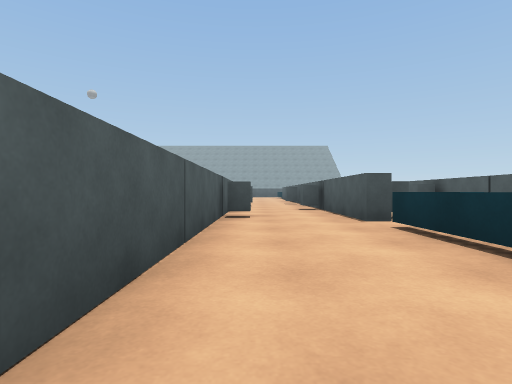
view 1 (above)

24 first-person views from a walk through a scene from a Unity 3-D project. The camera is 0.47 m above the floor, looks level and sees 80° across. The floor is counted in squares, 1 m on a side. Each view is taken from the middle of a square. On the plan, view 1 faces up. The plan holds only what a view shows up to about 9 squares ahead; the rest is blank. The place goes on beyond the plan. The player is left out. Surface patterns are stand-ins for the level's own textures.

view 2
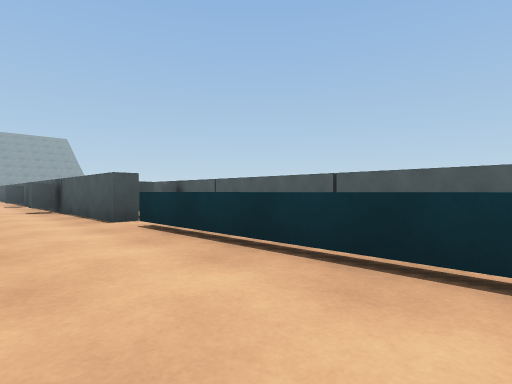

view 3
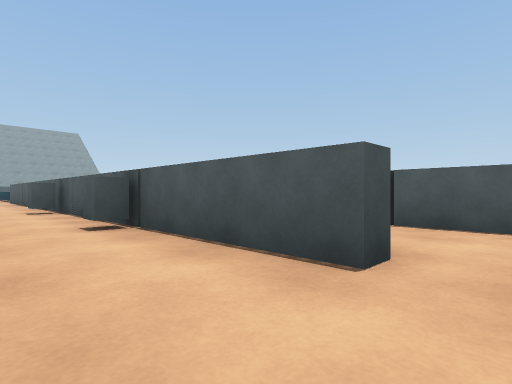

view 4
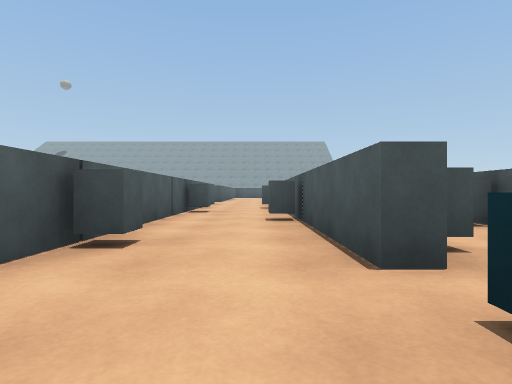

view 5
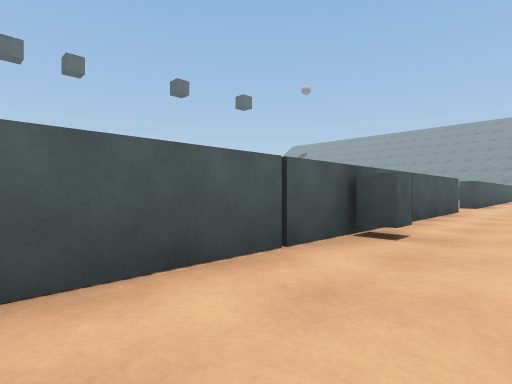

view 6
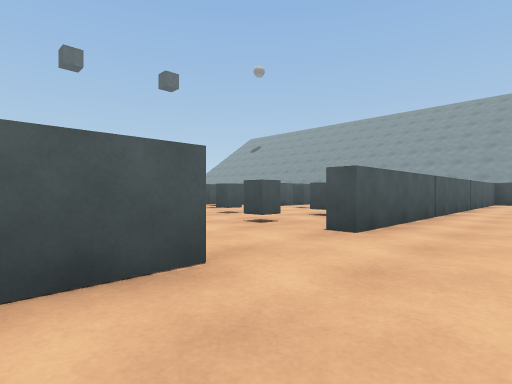

view 7
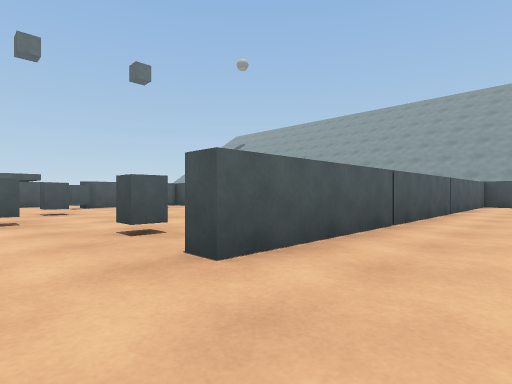

view 8
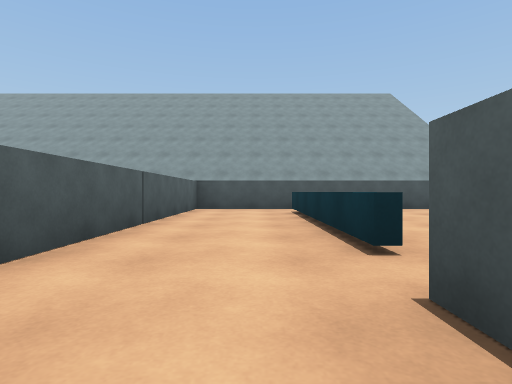

view 9
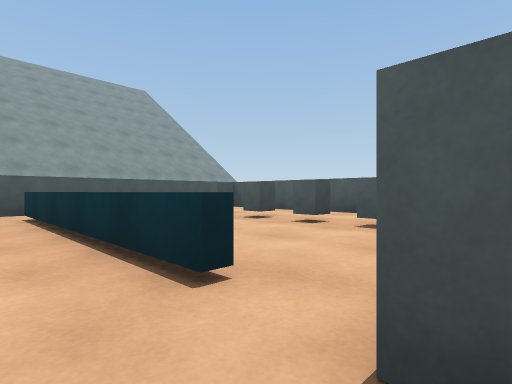

view 10
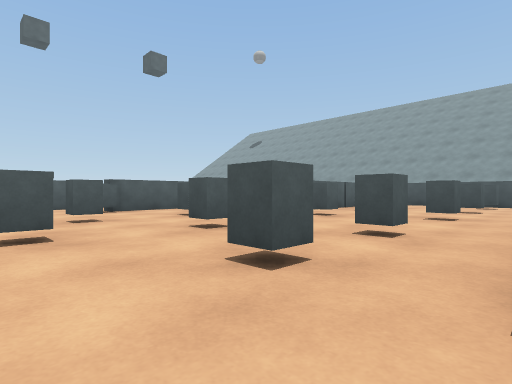

view 11
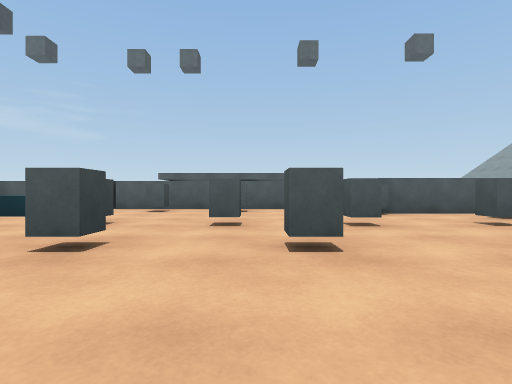

view 12
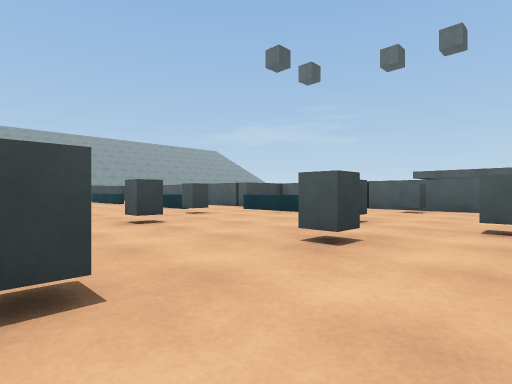

view 13
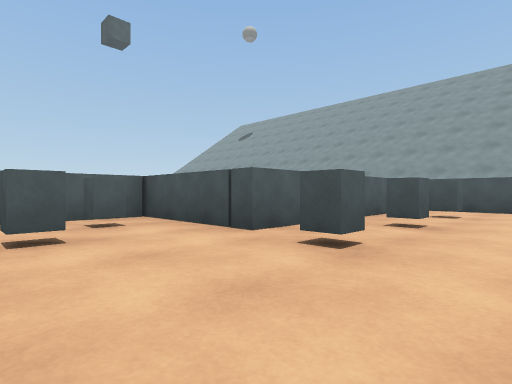

view 14
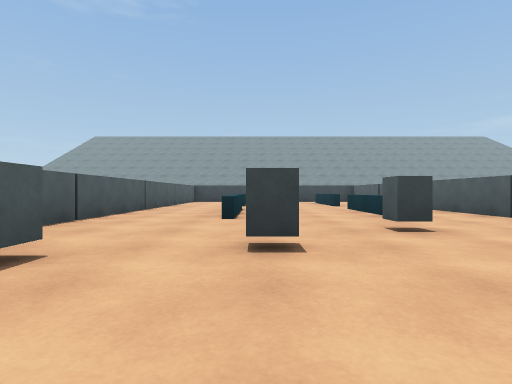

view 15
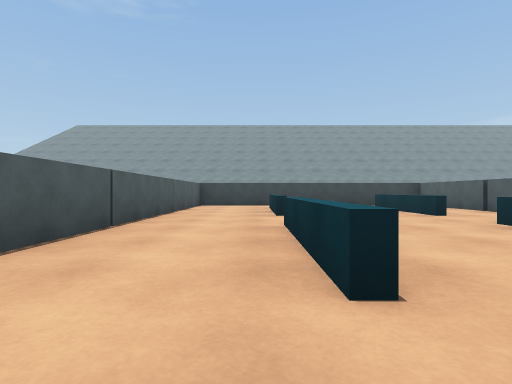

view 16
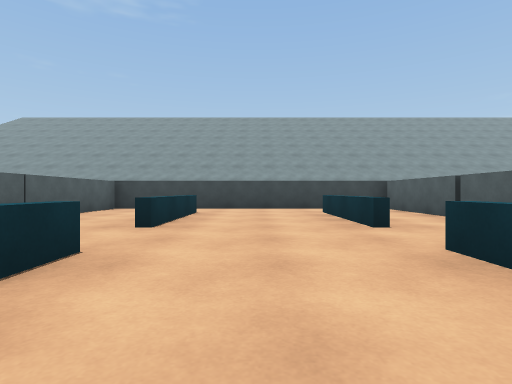

view 17
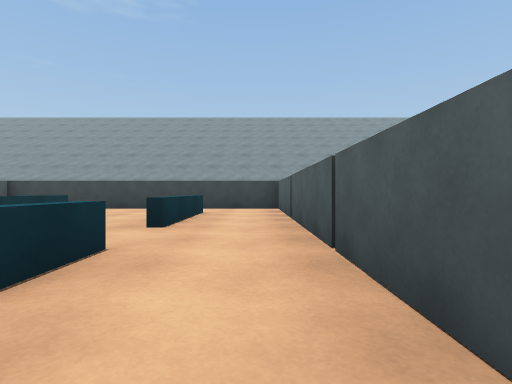

view 18
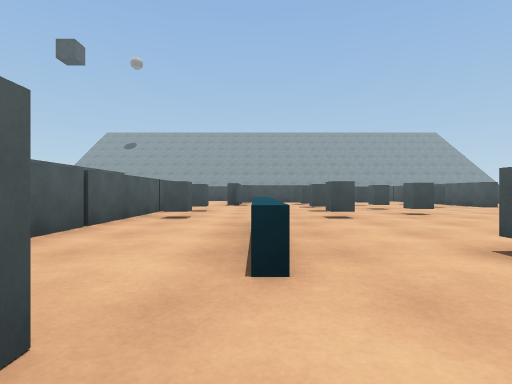

view 19
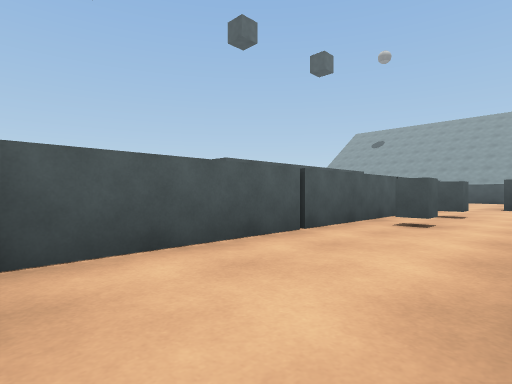

view 20
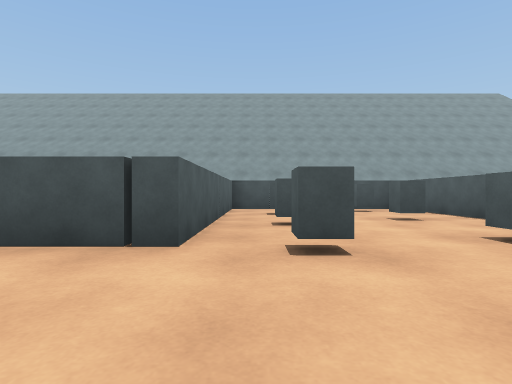

view 21
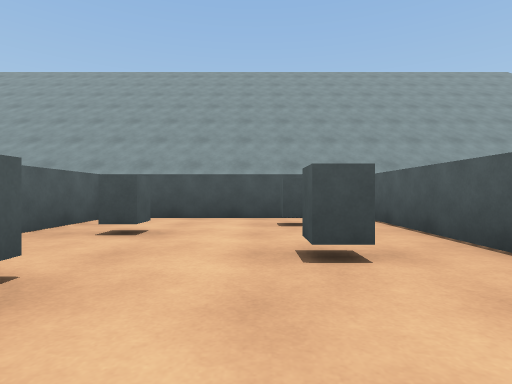

view 22
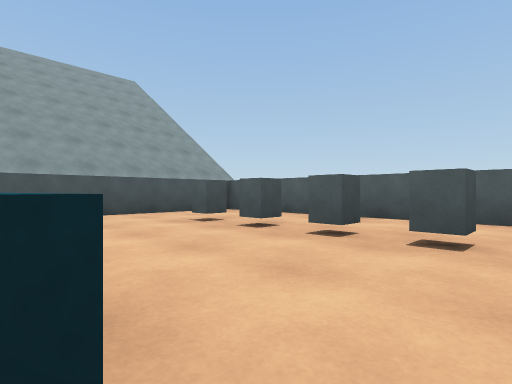

view 23
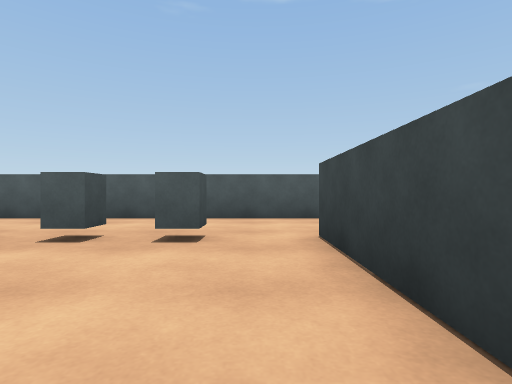

view 24
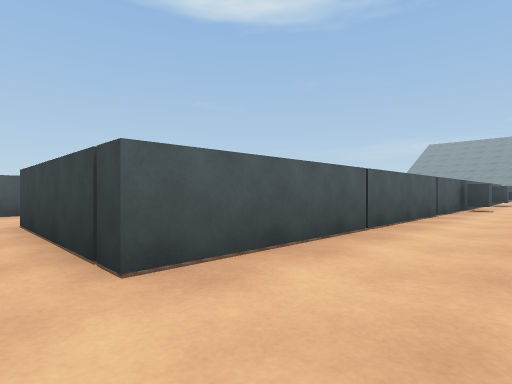

### Floor plan
Ten units are one square. View 1 is at (0, 0); x grows to the right and y downward. Boxes are objects, and circles mark ways between rooms. Rooms are numbered by the first view taken in them; rooms with no view inside come last. Other rooms are left out.
<svg viewBox="-108 -280 188 291">
<path fill="none" stroke="#000" d="M-6 -152 -6 -7M22 -48 18 -48 18 -203M18 -212 18 -264M18 -1 18 -41M43 -4 43 -65M16 -275 -6 -275 -6 -173 -11 -173M-86 -90 -86 6 -11 6 -11 -99M-103 -182 -103 -90M-11 -242 -11 -270M-12 -275 -57 -275 -57 -216 -86 -216 -86 -186M-78 -116 -78 -96M-34 -88 -34 -56M-66 -85 -66 -55M-36 -55 -36 -88M-68 -55 -68 -66M-66 -40 -66 -9M-34 -40 -34 -12M-68 -10 -68 -40M-36 -9 -36 -40M75 -199 75 -275 16 -275M18 -203 53 -203"/>
<rect x="-5" y="-65" width="10" height="10" fill="#bbb"><title>block</title></rect>
<rect x="-5" y="-105" width="10" height="10" fill="#bbb"><title>block</title></rect>
<rect x="5" y="-85" width="10" height="10" fill="#bbb"><title>block</title></rect>
<rect x="5" y="-125" width="10" height="10" fill="#bbb"><title>block</title></rect>
<rect x="15" y="-65" width="20" height="20" fill="#bbb"><title>block</title></rect>
<rect x="-95" y="-145" width="10" height="20" fill="#bbb"><title>block</title></rect>
<rect x="-95" y="-165" width="10" height="10" fill="#bbb"><title>block</title></rect>
<rect x="-85" y="-195" width="10" height="10" fill="#bbb"><title>block</title></rect>
<rect x="-75" y="-215" width="10" height="10" fill="#bbb"><title>block</title></rect>
<rect x="-65" y="-105" width="10" height="10" fill="#bbb"><title>block</title></rect>
<rect x="-65" y="-145" width="10" height="10" fill="#bbb"><title>block</title></rect>
<rect x="-65" y="-165" width="10" height="10" fill="#bbb"><title>block</title></rect>
<rect x="-65" y="-185" width="10" height="10" fill="#bbb"><title>block</title></rect>
<rect x="-65" y="-205" width="10" height="10" fill="#bbb"><title>block</title></rect>
<rect x="-55" y="-145" width="10" height="10" fill="#bbb"><title>block</title></rect>
<rect x="-55" y="-175" width="10" height="10" fill="#bbb"><title>block</title></rect>
<rect x="-45" y="-115" width="10" height="10" fill="#bbb"><title>block</title></rect>
<rect x="-45" y="-195" width="10" height="10" fill="#bbb"><title>block</title></rect>
<rect x="-45" y="-215" width="10" height="10" fill="#bbb"><title>block</title></rect>
<rect x="-45" y="-235" width="10" height="10" fill="#bbb"><title>block</title></rect>
<rect x="-45" y="-265" width="10" height="10" fill="#bbb"><title>block</title></rect>
<rect x="-25" y="-125" width="10" height="10" fill="#bbb"><title>block</title></rect>
<rect x="-25" y="-145" width="10" height="10" fill="#bbb"><title>block</title></rect>
<rect x="-25" y="-185" width="10" height="10" fill="#bbb"><title>block</title></rect>
<rect x="-25" y="-195" width="10" height="10" fill="#bbb"><title>block</title></rect>
<rect x="-25" y="-225" width="10" height="10" fill="#bbb"><title>block</title></rect>
<rect x="-25" y="-245" width="10" height="10" fill="#bbb"><title>block</title></rect>
<rect x="-25" y="-265" width="10" height="10" fill="#bbb"><title>block</title></rect>
<rect x="45" y="-225" width="10" height="10" fill="#bbb"><title>block</title></rect>
<rect x="45" y="-235" width="10" height="10" fill="#bbb"><title>block</title></rect>
<rect x="45" y="-245" width="10" height="10" fill="#bbb"><title>block</title></rect>
<rect x="45" y="-255" width="10" height="10" fill="#bbb"><title>block</title></rect>
<circle cx="-10" cy="-165" r="3" fill="#2a7"/>
<circle cx="20" cy="-210" r="3" fill="#2a7"/>
<circle cx="20" cy="-270" r="3" fill="#2a7"/>
<text x="10" y="-120">1</text>
<text x="-50" y="-130">2</text>
<text x="50" y="-240">3</text>
</svg>
Room 1 opens to room 2. Room 1 opens to room 3.

Where each view was taken, in squares from view 1:
view 1: 0 up, 0 right, facing up
view 2: 0 up, 0 right, facing up-right
view 3: 4 up, 0 right, facing up-right
view 4: 3 up, 1 right, facing up
view 5: 7 up, 1 right, facing up-left
view 6: 14 up, 1 right, facing up-left
view 7: 16 up, 1 right, facing up-left
view 8: 19 up, 1 right, facing up
view 9: 20 up, 1 right, facing up-right
view 10: 16 up, 1 left, facing up-left
view 11: 16 up, 2 left, facing left
view 12: 16 up, 2 left, facing down-left
view 13: 19 up, 3 left, facing up-left
view 14: 14 up, 4 left, facing down
view 15: 10 up, 3 left, facing down
view 16: 8 up, 5 left, facing down
view 17: 8 up, 8 left, facing down
view 18: 8 up, 8 left, facing up
view 19: 9 up, 8 left, facing up-left
view 20: 19 up, 5 left, facing up
view 21: 22 up, 3 left, facing up
view 22: 21 up, 2 right, facing up-right
view 23: 21 up, 2 right, facing right
view 24: 21 up, 0 right, facing down-right
